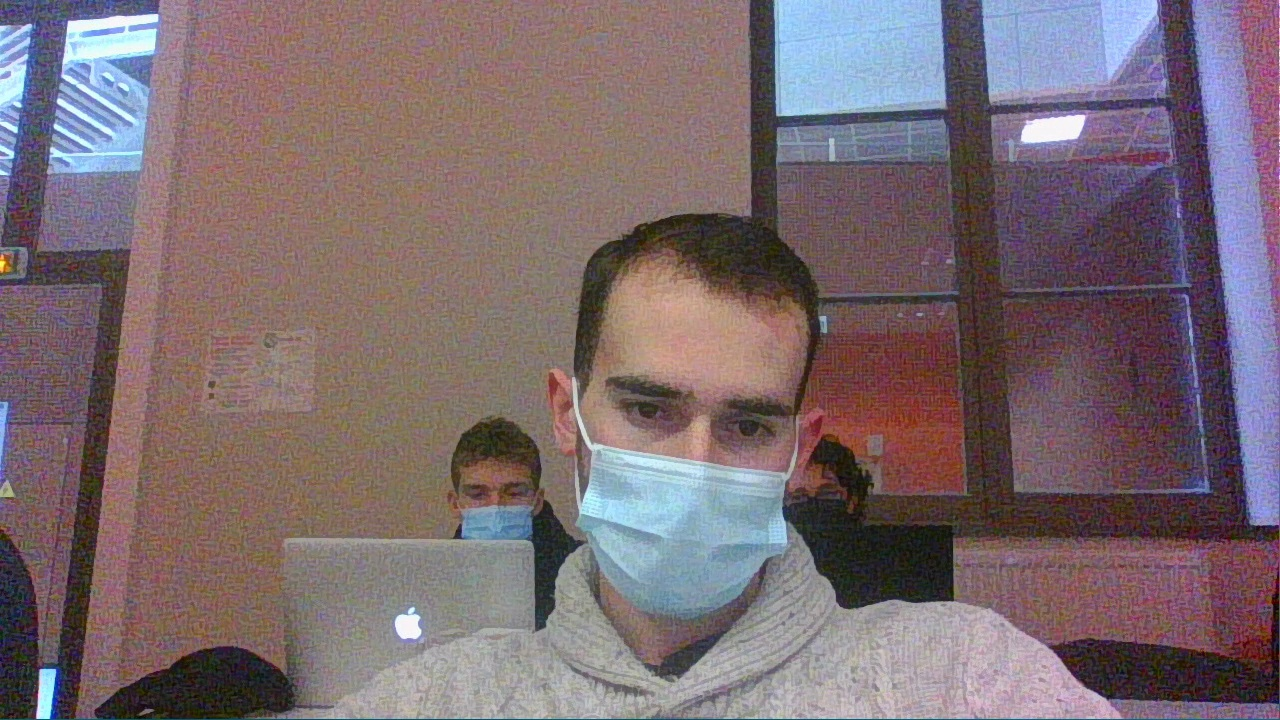
#> input picture data/test/images/Video_test_computervision.mp4_00011.jpg, 1280 x 720 px, given in place of the camera
$ jupyter execute --allow-errors Imaginary_mask.ipynb   (shell and % lines are left out)
#> lines starting #> are read from the running program, lines starting #| are printed output that depends on the picture; after the words box and inside, x2 and y2 are one past the last pixel; in counts of white or black regions, pixels touching at a corner belong together
#> further down, frame is the input picture: shape (720, 1280, 3); mean B, G, R 112.1, 107.1, 123.1
[cell 1]
def detect_face(img):
  offset = 5
  gray = cv2.cvtColor(img, cv2.COLOR_BGR2GRAY)

  faces = face_cascade.detectMultiScale(gray, 1.3, 5)
  return faces

def detect_eye(gray_img):
  eyes = eye_cascade.detectMultiScale(gray_img, 1.3, 5)
  return eyes

[cell 2]
import numpy as np
import cv2
import numpy as np

#import cv2.imshow as cv2_imshow

from matplotlib import pyplot as plt

# initialize the Haar Cascade face detection model
#face_cascade = cv2.CascadeClassifier('/content/drive/MyDrive/Etudes/IA/ComputerVision/haarcascades/haarcascade_frontalface_default.xml')
#eye_cascade = cv2.CascadeClassifier('/content/drive/MyDrive/Etudes/IA/ComputerVision/haarcascades/haarcascade_eye.xml')

#directement aussi
face_cascade = cv2.CascadeClassifier(cv2.samples.findFile(cv2.data.haarcascades + 'haarcascade_frontalface_default.xml'))
eye_cascade = cv2.CascadeClassifier(cv2.samples.findFile(cv2.data.haarcascades + 'haarcascade_eye.xml'))


#
#img = cv2.imread('/content/drive/MyDrive/Etudes/IA/ComputerVision/Group-Faces.jpg')
#img = cv2.imread('Data-Face/bill.jpg')
#img = cv2.imread("/content/drive/MyDrive/Etudes/IA/ComputerVision/bill.jpg")
img = cv2.imread("/content/drive/MyDrive/Etudes/IA/ComputerVision/test_smile.jpg")
img = cv2.imread("/content/drive/MyDrive/Etudes/IA/ComputerVision/jimmy2.png")

def addvirtualmask(img):
    gray = cv2.cvtColor(img, cv2.COLOR_BGR2GRAY)
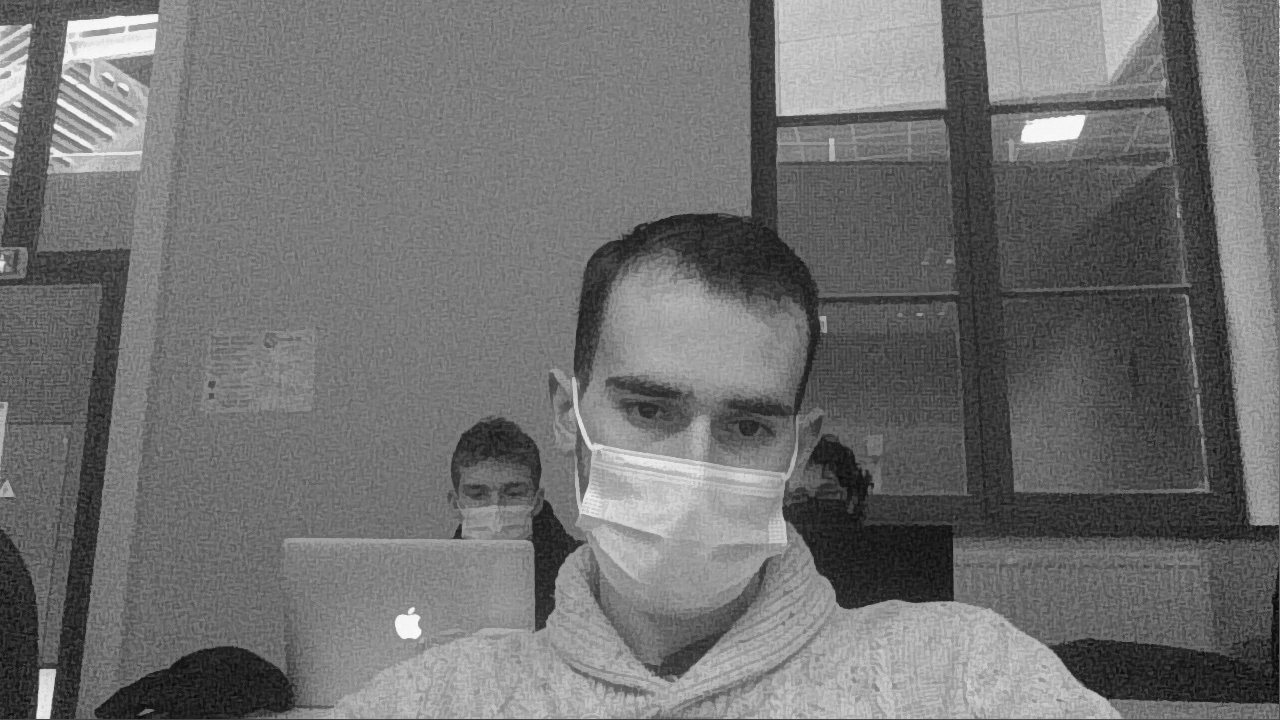
#> gray: shape (720, 1280); min 4, max 254, mean 112.5

    faces = detect_face(img)
#> in detect_face, `faces = face_cascade.detectMultiScale(gray, 1.3, 5)`: faces = [[447, 456, 100, 100], [531, 290, 331, 331]]
#> faces = [[447, 456, 100, 100], [531, 290, 331, 331]]

    offset_x = 0
    offset_y =0

    print(faces)
#| [[447 456 100 100]
#|  [531 290 331 331]]
    for (x,y,w,h) in faces:

      cv2.rectangle(img,(x,y),(x+w+offset_x,y+h+offset_y),(255,0,0),2)
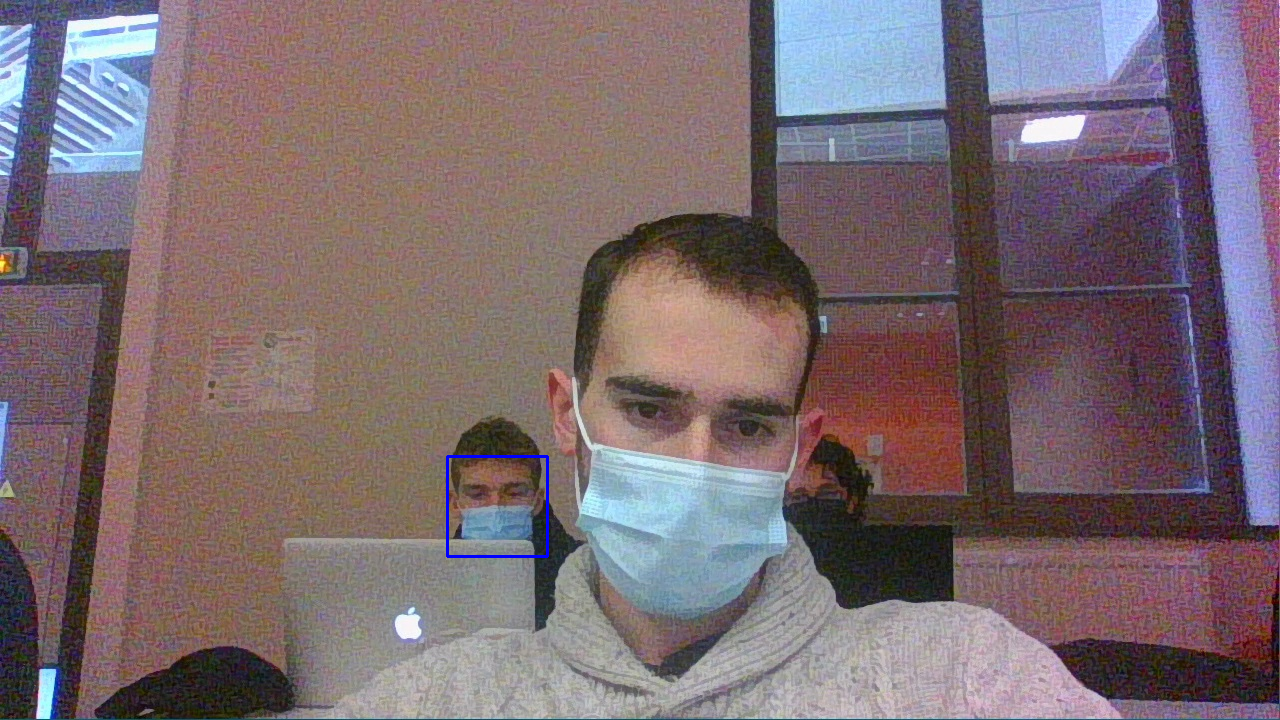
#> img: shape (720, 1280, 3); 0.13% of pixels changed, all inside (x1, y1, x2, y2) = (446, 455, 549, 558)
      roi_gray = gray[y:y+h, x:x+w]
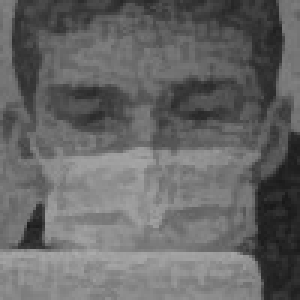
#> roi_gray: shape (100, 100) (shown 3 times larger); min 24, max 172, mean 102.4
      roi_color = img[y:y+h, x:x+w]
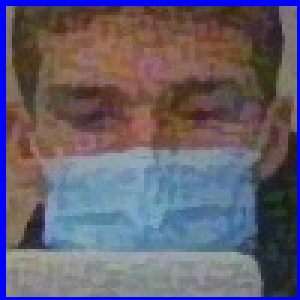
#> roi_color: shape (100, 100, 3) (shown 3 times larger); mean B, G, R 109.9, 95.2, 100.8
      cv2.circle(roi_color, (x, h//2), 3, (255, 0, 122), -1) #point mauve

      alpha = 0.1
      img_height=int(h//2)
#> img_height = 50
      img_width=int(w)
#> img_width = 100
      print("w",img_width,"h",img_height,"img shape",img.shape)
#| w 100 h 50 img shape (720, 1280, 3)

      if(img_width>=10 and img_height>=10):  # dimension minimal pour coller la texture
        img_virtual_mask = cv2.imread("masque.png")
        resized_img = cv2.resize(img_virtual_mask, (img_width,img_height), interpolation = cv2.INTER_AREA)
        print("shape", resized_img.shape)
        dim=resized_img.shape
        Y=int(h) - 25
        X=int(x)
        y_ = -dim[0]
        print("shape ",X, Y)


        if (Y>10 and X>10):
          weighted_img = cv2.addWeighted(img[Y:Y+dim[0],X:X+dim[1],:],alpha,resized_img,1-alpha,0)
          print("shape img ",X, Y, " weighted", weighted_img.shape)
          img[Y:Y+dim[0] , X:X+dim[1] ] = weighted_img
    img = cv2.cvtColor(img, cv2.COLOR_BGR2GRAY)
    #plt.imshow(img)
    return img

[cell 3]
# Capturing video from webcam:
cap = cv2.VideoCapture(0)

#> (the rest of this cell did not finish here and is left out)
